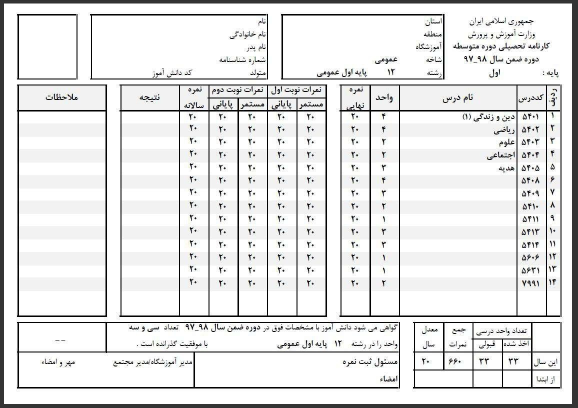
#> input picture Form_1.jpg, 1155 x 815 px (shown at 1/2 size)
$ jupyter execute --allow-errors FormOCR_Preprocess.ipynb
#> lines starting #> are read from the running program, lines starting #| are printed output that depends on the picture; after the words box and inside, x2 and y2 are one past the last pixel; in counts of white or black regions, pixels touching at a corner belong together
<a href="https://colab.research.google.com/github/MaryamNourii/Form-OCR/blob/preprocess/FormOCR_Preprocess.ipynb" target="_parent"></a>

[cell 1]
import numpy as np
import cv2
from google.colab.patches import cv2_imshow
import imutils
import csv
import shutil

[cell 2]
class preprocess():
  def __init__(self, path):
    self.path = path
    self.height = 700
    self.width = 900

  def preprocessing(self):
    self.img = self.read_image(self.path)
    self.roi = self.get_ROI(self.img)
    self.enhnc_roi = self.enhance_ROI(self.roi)
    self.get_words(self.enhnc_roi)

  def read_image(self,path):
#> called with path = 'Form_1.jpg'
    img = cv2.imread(path)
#> img is the input picture: shape (815, 1155, 3); mean B, G, R 228.2, 228.4, 228.3

    img = cv2.resize(img, (self.width, self.height))
#> img: shape (700, 900, 3)
    # cv2_imshow(img)
    return img

  def get_ROI(self,img):
    img_copy=img.copy()
    gray_img = cv2.cvtColor(img_copy, cv2.COLOR_BGR2GRAY)
    # cv2_imshow(gray_img)
    edge_img = cv2.Canny(gray_img, 50, 200)
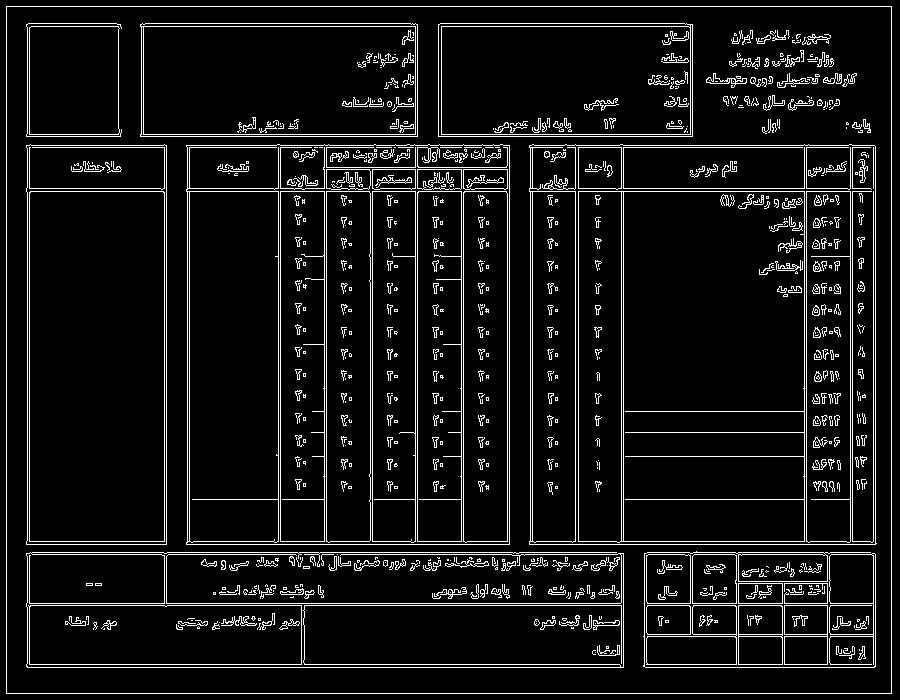
#> edge_img: shape (700, 900); 7.8% white in thin lines or dots
    # cv2_imshow(edge_img)
    contours, _ = cv2.findContours(edge_img, cv2.RETR_TREE, cv2.CHAIN_APPROX_SIMPLE)
#> contours = 1453 contours, 1127 with area under 20; largest, box (x1, y1, x2, y2) and area: (6, 6, 892, 694) 607995, (6, 6, 892, 694) 607993, (529, 144, 877, 545) 137678, (186, 144, 510, 545) 128506, (529, 144, 876, 545) 121836
    cnts = sorted(contours, key=cv2.contourArea, reverse=True)
#> cnts has the same summary as contours
    rects_cnt=[]
    for c in cnts:
        peri = cv2.arcLength(c, True)
        approx = cv2.approxPolyDP(c, 0.02 * peri, True)
        if len(approx) == 4:
            x,y,w,h = cv2.boundingRect(approx)
            if (abs(w - self.width) < 20 and abs(h - self.height) < 20) or ( (w < 100) and (h < 110)) : continue
            for r in rects_cnt:
              if (((x > r[0]-5 and x < r[0]+5) and (y > r[1]-5 and y < r[1]+5)) or abs((y + h) - (r[1] + r[3])) < abs(y - r[1])-2) :
                  x = r[0]
                  y = r[1]
                  w = r[2]
                  h = r[3]
            if ([x,y,w,h] not in rects_cnt) :
              rects_cnt.append([x,y,w,h])
              cv2.rectangle(img_copy,(x,y),(x+w,y+h),(0, 0, 255),2)
#> this loop made 1453 passes
#> (peri, approx) on passes 1, 2, 3, 4, 7, 9, 10, 11: (3144, [[6, 6], [6, 693], [891, 693], [891, 6]]), (3141.7, [[6, 7], [890, 6], [891, 692], [7, 693]]), (1497.7, [[529, 145], [529, 544], [875, 544], [875, 146]]), (1456.4, [[186, 145], [186, 544], [509, 544], [509, 145]]), (1152.8, [[578, 191], [578, 541], [804, 541], [804, 191]]), (1081.3, [[26, 145], [26, 544], [166, 544], [166, 145]]), (1079, [[27, 145], [166, 146], [165, 544], [26, 543]]), (968.8, [[30, 191], [29, 541], [164, 541], [164, 192]])
#> peri on passes 61 to 66: 129, 127.2, 128.5, 126.1, 125.7, 123.3
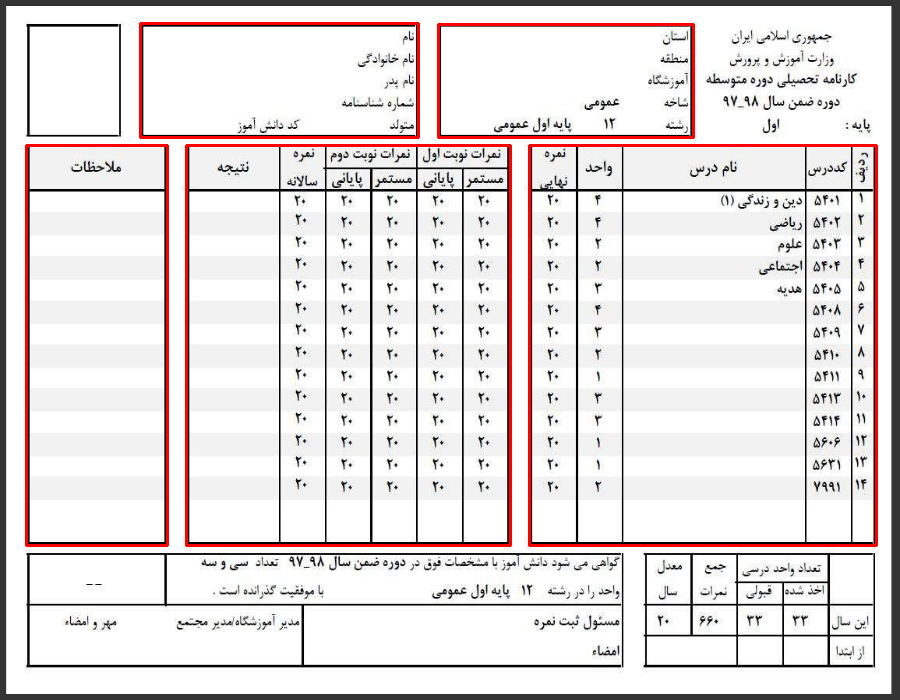
#> img_copy: shape (700, 900, 3); mean B, G, R 223.3, 223.4, 230
#> after the loop, rects_cnt = [[529, 145, 347, 400], [186, 145, 324, 400], [26, 145, 141, 400], [140, 23, 278, 114], [438, 24, 255, 113]]
              # cv2_imshow(img_copy)

    roi = []
    count = 0
    for rect in rects_cnt:
      x = rect[0]+2
      y = rect[1]+2
      w = rect[2]-2
      h = rect[3]-2
      img_slice = img[y:y+h, x:x+w]
      roi.append(img_slice)
      cv2_imshow(img_slice)
#> this loop made 5 passes
#> (rect, x, y, w, h) on passes 1 to 5: ([529, 145, 347, 400], 531, 147, 345, 398), ([186, 145, 324, 400], 188, 147, 322, 398), ([26, 145, 141, 400], 28, 147, 139, 398), ([140, 23, 278, 114], 142, 25, 276, 112), ([438, 24, 255, 113], 440, 26, 253, 111)
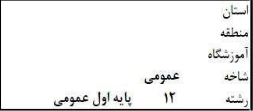
#> img_slice: shape (111, 253, 3); mean B, G, R 239.1, 239.3, 239.1
#> after the loop, roi = 5 items

    return roi

  def enhance_ROI(self, roi):
    count = 0
    e_ROI = []
    for image in roi:
      h = image.shape[0] * 4
      w = image.shape[1] * 4
      image = cv2.resize(image, (w, h))

      mask = np.zeros(image.shape, dtype=np.uint8)
      gray = cv2.cvtColor(image, cv2.COLOR_BGR2GRAY)
      thresh = cv2.threshold(gray, 0, 255, cv2.THRESH_BINARY_INV + cv2.THRESH_OTSU)[1]
      cnts = cv2.findContours(thresh, cv2.RETR_TREE, cv2.CHAIN_APPROX_SIMPLE)
      cnts = cnts[0] if len(cnts) == 2 else cnts[1]
      for c in cnts:
          area = cv2.contourArea(c)
          if area < 10000:
              cv2.drawContours(mask, [c], -1, (255,255,255), -1)

      mask = cv2.cvtColor(mask, cv2.COLOR_BGR2GRAY)
      # cv2_imshow(mask)
      result = cv2.bitwise_and(image,image,mask=mask)
      # cv2_imshow(result)
      result[mask==0] = (255,255,255)


      height =int(result.shape[0] / 4)
      width =int(result.shape[1] / 4)
      result = cv2.resize(result, (width, height))
      # cv2_imshow(result)
      e_ROI.append(result)
      cv2.imwrite('/content/imgs/' + str(count)  + '.png', result)
      count += 1
#> this loop made 5 passes
#> (h, w, height, width) on passes 1 to 5: (1592, 1380, 398, 345), (1592, 1288, 398, 322), (1592, 556, 398, 139), (448, 1104, 112, 276), (444, 1012, 111, 253)
#> pass 1, in enhance_ROI, `mask = cv2.cvtColor(mask, cv2.COLOR_BGR2GRAY)`:
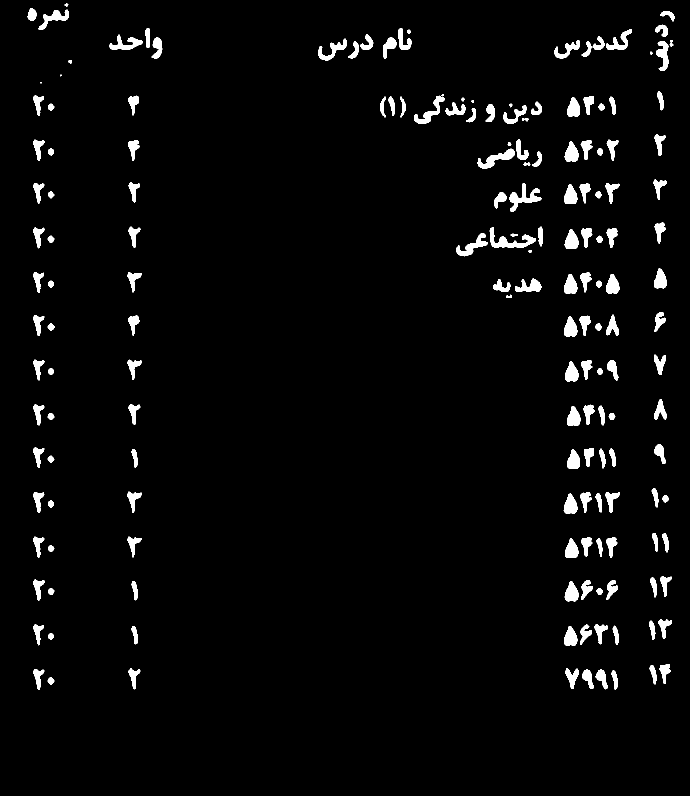
#> mask: shape (1592, 1380) (shown at 1/2 size); 3.1% white; 171 white regions (3 under 20 px), largest, box (x1, y1, x2, y2) and area: (979, 454, 1072, 496) 1342, (1019, 367, 1083, 423) 1244, (955, 297, 1029, 337) 1099
#> after the loop:
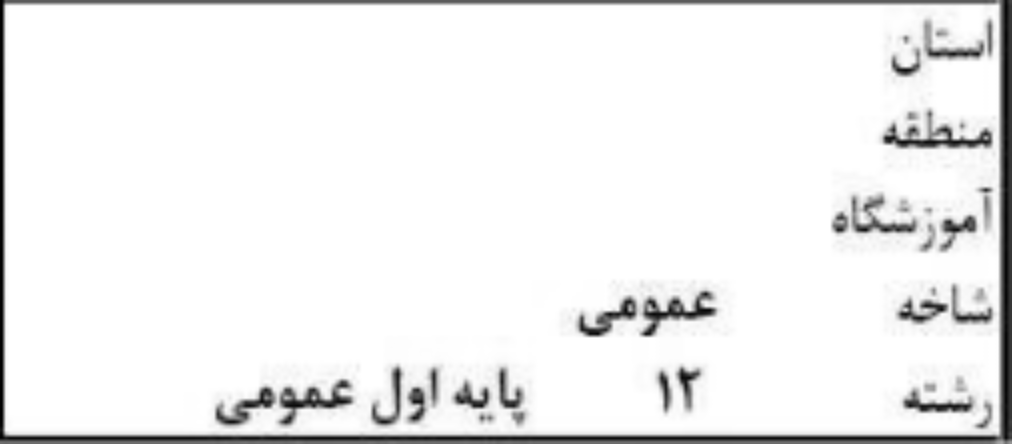
#> gray: shape (444, 1012); min 1, max 255, mean 239.2
#> after the loop: mask: shape (444, 1012); 3.2% white; 39 white regions (7 under 20 px), largest, box (x1, y1, x2, y2) and area: (883, 111, 992, 148) 1568, (641, 291, 717, 337) 1362, (279, 380, 353, 425) 1351
#> after the loop:
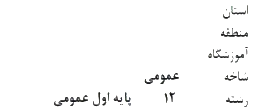
#> result: shape (111, 253, 3); mean of channels 0, 1, 2 250.1, 250.1, 250.1; drawn as B, G, R
#> after the loop:
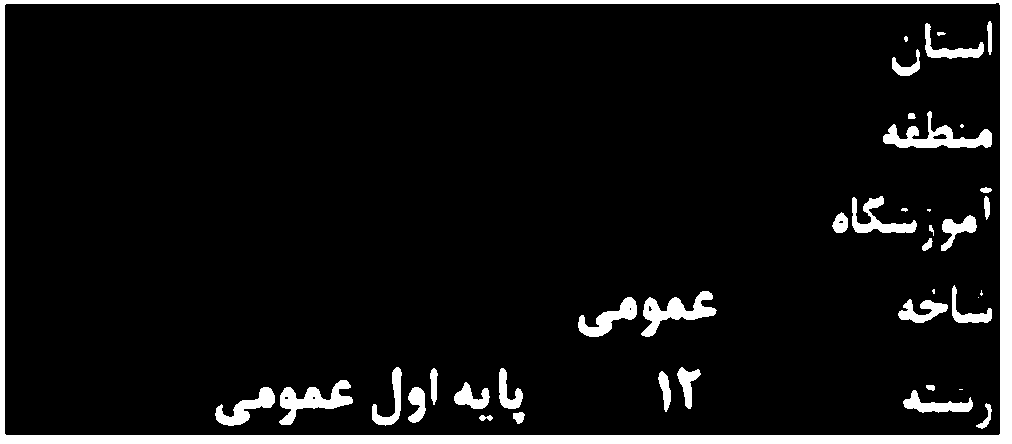
#> thresh: shape (444, 1012); 7.8% white; 40 white regions (7 under 20 px), largest, box (x1, y1, x2, y2) and area: (0, 0, 1012, 444) 20484, (883, 111, 992, 148) 1518, (641, 291, 717, 337) 1352
#> after the loop, count = 5; e_ROI = 5 items
    return e_ROI

  def get_words(self, enhnc_roi):
      img_count = 0
      words = {}
      word_count = 0
      pos = []
      for image in enhnc_roi:
        # h = image.shape[0] * 2
        # w = image.shape[1] * 2
        # image = cv2.resize(image, (w, h)                                                                                                                                                                                                                                                                                                                          )
        img1 = image.copy()
        # pos = []
        gray = cv2.cvtColor(image, cv2.COLOR_BGR2GRAY)
        blurred = cv2.blur(gray, (12, 12))
        thresh = cv2.threshold(blurred, 0, 255, cv2.THRESH_BINARY_INV + cv2.THRESH_OTSU)[1]
        # cv2_imshow(thresh)
        cnts = cv2.findContours(thresh, cv2.RETR_EXTERNAL, cv2.CHAIN_APPROX_SIMPLE)
        cnts = cnts[0] if len(cnts) == 2 else cnts[1]
        for c in cnts:
            x, y, w, h = cv2.boundingRect(c)
            if (x == 0):  x+=5
            if (y == 0):  y+=5
            if ([x,y,w,h] not in pos and w > 0 and h > 0) :
              cv2.rectangle(image, (x-5, y-5), (x+w+5, y+h+5), (0, 255, 0), 2)
              word = img1[y-5:y+h+5, x-5:x+w+5]
              word_pos=[img_count,x, y, w, h]
              pos.append([x, y, w, h])
              words[word_count]={'img' : word,'pos':word_pos}
              word_count += 1
        cv2_imshow(image)
        img_count +=1

        count=0
        header = ['name', 'img', 'x', 'y', 'w', 'h']
        with open('/content/words/words.csv', 'w') as file:
            writer = csv.writer(file)
            writer.writerow(header)
            for i in words:
              # print([str(count), str(words[i]['pos'][0]), str(words[i]['pos'][1]), str(words[i]['pos'][2]) ,  str(words[i]['pos'][3]) , str(words[i]['pos'][4])])
              writer.writerow([str(count),str(words[i]['pos'][0]), str(words[i]['pos'][1]), str(words[i]['pos'][2]) ,  str(words[i]['pos'][3]) , str(words[i]['pos'][4])])

              hgh = int(2 * words[i]['img'].shape[0])
              wdth = int(2 * words[i]['img'].shape[1])
              if hgh > 0 and wdth > 0:
                img = cv2.resize(words[i]['img'],(wdth,hgh),interpolation=cv2.INTER_CUBIC)
                image_extended = cv2.copyMakeBorder(src=img, top=10, bottom=10, left=70, right=70, borderType=cv2.BORDER_REPLICATE)

                cv2.imwrite('/content/words/' + str(count)  + '.png', image_extended)
                count += 1
#> this loop made 5 passes
#> pass 1, in get_words, `img1 = image.copy()`:
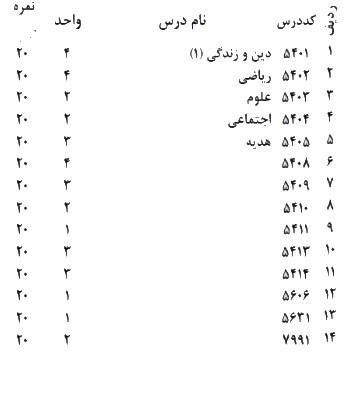
#> img1: shape (398, 345, 3); mean of channels 0, 1, 2 250.1, 250.1, 250.1; drawn as B, G, R
#> after the loop:
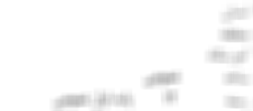
#> blurred: shape (111, 253); min 189, max 255, mean 250.1
#> after the loop:
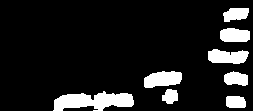
#> thresh: shape (111, 253); 12% white; 8 white regions, largest, box (x1, y1, x2, y2) and area: (53, 91, 134, 111) 1066, (144, 71, 182, 88) 496, (208, 49, 249, 64) 467
#> after the loop, img_count = 5; pos = 158 items, first 6: [61, 332, 12, 12], [14, 332, 12, 14], [280, 331, 33, 16], [322, 329, 17, 15], [63, 315, 10, 6], [14, 310, 12, 14]; word_count = 158; words = 158 items
